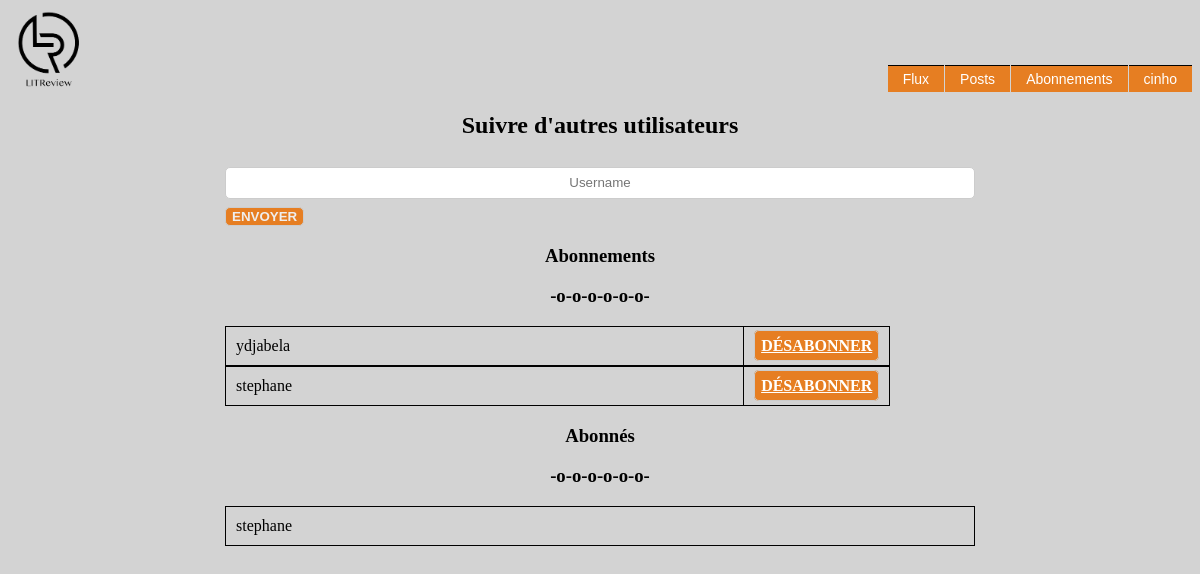
/abonnements/ (signed in), run on an earlier commit of the app's database.
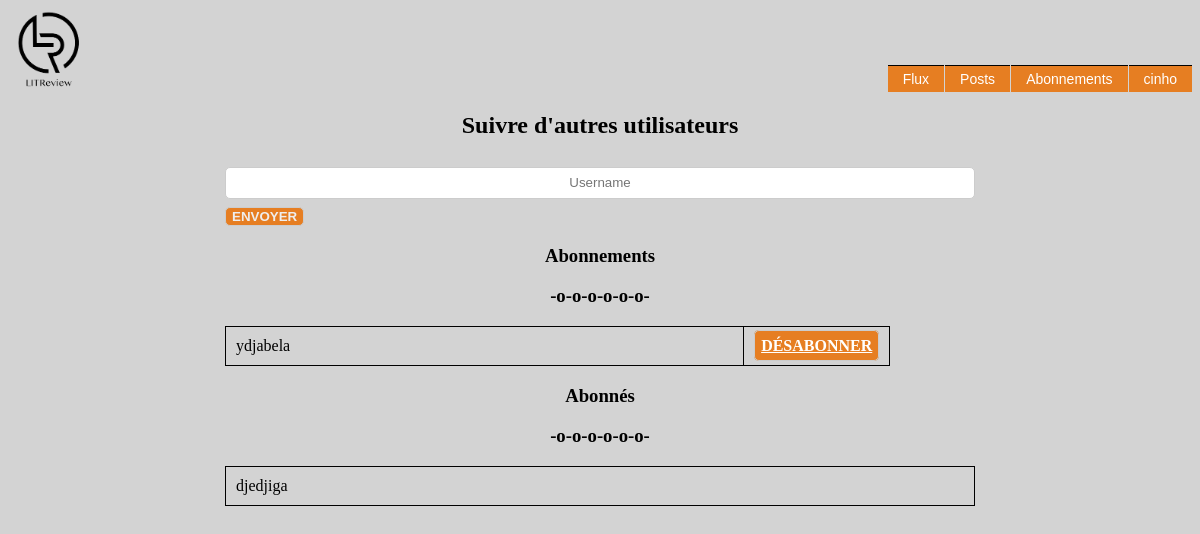
And on a later commit of the database.
### blog/models.py (models this page shows)
class UserFollows(models.Model):
    user = models.ForeignKey(
        to=settings.AUTH_USER_MODEL,
        on_delete=models.CASCADE,
        related_name='folowing'
    )
    followed_user = models.ForeignKey(
        to=settings.AUTH_USER_MODEL,
        on_delete=models.CASCADE,
        related_name='followed_by'
    )
    class Meta:
        unique_together = ('user', 'followed_user', )

### blog/views.py (the view, shortened to what this page needs)
# urls.py: path('abonnements/', blog.views.abonnements, name='abonnements'),
@login_required
def abonnements(request):
    error = ""
    form = FollowForm()
    userfllows = UserFollows.objects.filter(user=request.user)
    followers = UserFollows.objects.filter(followed_user_id=request.user)
    context = {
        'userfllows': userfllows,
        "followers": followers,
        "form": form,
        "error": error
    }
    return render(request, 'blog/abonnements.html', context=context)

### blog/forms.py
class FollowForm(forms.Form):
    username = forms.CharField(label="", widget=TextInput({"placeholder": "Username", "class": "form-title"}))

### blog/templates/blog/abonnements.html (shortened to what this page needs)
{% extends 'blog/base.html' %}
{% block content %}
<div class="wrapper">
    <section class="login-container">
        <div>
            <h2 class="panel-title" >Suivre d'autres utilisateurs</h2>
            <form class="search_bar" method="POST">
                {{form}}
                <button type="submit" value="Suivre">Envoyer</button>
            </form>
            <h3 class="panel-title">Abonnements</h3>
            <h3 class="panel-title">-o-o-o-o-o-o-</h3>
                {% for userfllow in userfllows %}
                    <table>
                        <tr>
                            <td class="userflowers_col">{{ userfllow.followed_user }}</td>
                            <td><a type="submit" class="default-button" href="{% url 'desabonnement' userfllow.followed_user %}">Désabonner</a></td>
                        </tr>
                    </table>
                {% endfor %}
            <h3 class="panel-title">Abonnés</h3>
            <h3 class="panel-title">-o-o-o-o-o-o-</h3>
            <table>
                {% for follower in followers %}
                    <tr>
                        <td class="flowers_col">{{ follower.user }}</td>
                    </tr>
                {% endfor %}
            </table>
        </div>
    </section>
</div>
{% endblock content %}

What changed in the data, as far as the page shows it:
removed UserFollows: followed_user "stephane", shown under "-o-o-o-o-o-o-"
removed UserFollows: user "stephane", shown under "-o-o-o-o-o-o-"
added UserFollows: user "djedjiga", shown under "-o-o-o-o-o-o-"
